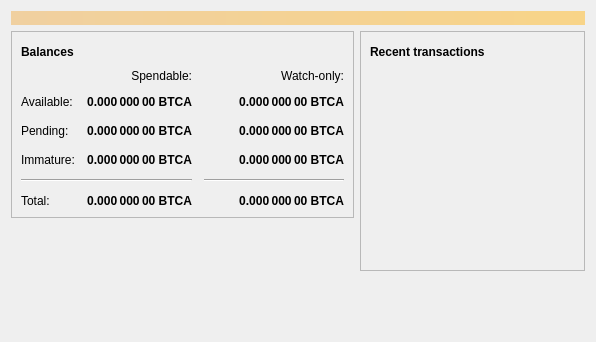
<?xml version="1.0" encoding="UTF-8"?>
<ui version="4.0">
 <class>OverviewPage</class>
 <widget class="QWidget" name="OverviewPage">
  <property name="geometry">
   <rect>
    <x>0</x>
    <y>0</y>
    <width>596</width>
    <height>342</height>
   </rect>
  </property>
  <property name="windowTitle">
   <string>Form</string>
  </property>
  <layout class="QVBoxLayout" name="topLayout">
   <item>
    <widget class="QLabel" name="labelAlerts">
     <property name="visible">
      <bool>false</bool>
     </property>
     <property name="styleSheet">
      <string notr="true">background-color: qlineargradient(x1: 0, y1: 0, x2: 1, y2: 0, stop:0 #F0D0A0, stop:1 #F8D488); color:#000000;</string>
     </property>
     <property name="wordWrap">
      <bool>true</bool>
     </property>
     <property name="margin">
      <number>3</number>
     </property>
    </widget>
   </item>
   <item>
    <layout class="QHBoxLayout" name="horizontalLayout" stretch="1,1">
     <item>
      <layout class="QVBoxLayout" name="verticalLayout_2">
       <item>
        <widget class="QFrame" name="frame">
         <property name="frameShape">
          <enum>QFrame::StyledPanel</enum>
         </property>
         <property name="frameShadow">
          <enum>QFrame::Raised</enum>
         </property>
         <layout class="QVBoxLayout" name="verticalLayout_4">
          <item>
           <layout class="QHBoxLayout" name="horizontalLayout_4">
            <item>
             <widget class="QLabel" name="label_5">
              <property name="font">
               <font>
                <weight>75</weight>
                <bold>true</bold>
               </font>
              </property>
              <property name="text">
               <string>Balances</string>
              </property>
             </widget>
            </item>
            <item>
             <widget class="QPushButton" name="labelWalletStatus">
              <property name="enabled">
               <bool>false</bool>
              </property>
              <property name="maximumSize">
               <size>
                <width>30</width>
                <height>16777215</height>
               </size>
              </property>
              <property name="toolTip">
               <string>The displayed information may be out of date. Your wallet automatically synchronizes with the Bitcoinagain network after a connection is established, but this process has not completed yet.</string>
              </property>
              <property name="text">
               <string/>
              </property>
              <property name="icon">
               <iconset resource="../bitcoinagain.qrc">
                <normaloff>:/icons/warning</normaloff>
                <disabledoff>:/icons/warning</disabledoff>:/icons/warning</iconset>
              </property>
              <property name="iconSize">
               <size>
                <width>24</width>
                <height>24</height>
               </size>
              </property>
              <property name="flat">
               <bool>true</bool>
              </property>
             </widget>
            </item>
            <item>
             <spacer name="horizontalSpacer_3">
              <property name="orientation">
               <enum>Qt::Horizontal</enum>
              </property>
              <property name="sizeHint" stdset="0">
               <size>
                <width>40</width>
                <height>20</height>
               </size>
              </property>
             </spacer>
            </item>
           </layout>
          </item>
          <item>
           <layout class="QGridLayout" name="gridLayout">
            <property name="spacing">
             <number>12</number>
            </property>
            <item row="2" column="2">
             <widget class="QLabel" name="labelWatchPending">
              <property name="font">
               <font>
                <weight>75</weight>
                <bold>true</bold>
               </font>
              </property>
              <property name="cursor">
               <cursorShape>IBeamCursor</cursorShape>
              </property>
              <property name="toolTip">
               <string>Unconfirmed transactions to watch-only addresses</string>
              </property>
              <property name="text">
               <string notr="true">0.000 000 00 BTCA</string>
              </property>
              <property name="alignment">
               <set>Qt::AlignRight|Qt::AlignTrailing|Qt::AlignVCenter</set>
              </property>
              <property name="textInteractionFlags">
               <set>Qt::LinksAccessibleByMouse|Qt::TextSelectableByKeyboard|Qt::TextSelectableByMouse</set>
              </property>
             </widget>
            </item>
            <item row="2" column="1">
             <widget class="QLabel" name="labelUnconfirmed">
              <property name="font">
               <font>
                <weight>75</weight>
                <bold>true</bold>
               </font>
              </property>
              <property name="cursor">
               <cursorShape>IBeamCursor</cursorShape>
              </property>
              <property name="toolTip">
               <string>Total of transactions that have yet to be confirmed, and do not yet count toward the spendable balance</string>
              </property>
              <property name="text">
               <string notr="true">0.000 000 00 BTCA</string>
              </property>
              <property name="alignment">
               <set>Qt::AlignRight|Qt::AlignTrailing|Qt::AlignVCenter</set>
              </property>
              <property name="textInteractionFlags">
               <set>Qt::LinksAccessibleByMouse|Qt::TextSelectableByKeyboard|Qt::TextSelectableByMouse</set>
              </property>
             </widget>
            </item>
            <item row="3" column="2">
             <widget class="QLabel" name="labelWatchImmature">
              <property name="font">
               <font>
                <weight>75</weight>
                <bold>true</bold>
               </font>
              </property>
              <property name="cursor">
               <cursorShape>IBeamCursor</cursorShape>
              </property>
              <property name="toolTip">
               <string>Mined balance in watch-only addresses that has not yet matured</string>
              </property>
              <property name="text">
               <string notr="true">0.000 000 00 BTCA</string>
              </property>
              <property name="alignment">
               <set>Qt::AlignRight|Qt::AlignTrailing|Qt::AlignVCenter</set>
              </property>
              <property name="textInteractionFlags">
               <set>Qt::LinksAccessibleByMouse|Qt::TextSelectableByKeyboard|Qt::TextSelectableByMouse</set>
              </property>
             </widget>
            </item>
            <item row="4" column="0" colspan="2">
             <widget class="Line" name="line">
              <property name="orientation">
               <enum>Qt::Horizontal</enum>
              </property>
             </widget>
            </item>
            <item row="4" column="2">
             <widget class="Line" name="lineWatchBalance">
              <property name="sizePolicy">
               <sizepolicy hsizetype="Preferred" vsizetype="Fixed">
                <horstretch>0</horstretch>
                <verstretch>0</verstretch>
               </sizepolicy>
              </property>
              <property name="minimumSize">
               <size>
                <width>140</width>
                <height>0</height>
               </size>
              </property>
              <property name="orientation">
               <enum>Qt::Horizontal</enum>
              </property>
             </widget>
            </item>
            <item row="5" column="0">
             <widget class="QLabel" name="labelTotalText">
              <property name="text">
               <string>Total:</string>
              </property>
             </widget>
            </item>
            <item row="3" column="1">
             <widget class="QLabel" name="labelImmature">
              <property name="font">
               <font>
                <weight>75</weight>
                <bold>true</bold>
               </font>
              </property>
              <property name="cursor">
               <cursorShape>IBeamCursor</cursorShape>
              </property>
              <property name="toolTip">
               <string>Mined balance that has not yet matured</string>
              </property>
              <property name="text">
               <string notr="true">0.000 000 00 BTCA</string>
              </property>
              <property name="alignment">
               <set>Qt::AlignRight|Qt::AlignTrailing|Qt::AlignVCenter</set>
              </property>
              <property name="textInteractionFlags">
               <set>Qt::LinksAccessibleByMouse|Qt::TextSelectableByKeyboard|Qt::TextSelectableByMouse</set>
              </property>
             </widget>
            </item>
            <item row="2" column="3">
             <spacer name="horizontalSpacer_2">
              <property name="orientation">
               <enum>Qt::Horizontal</enum>
              </property>
              <property name="sizeHint" stdset="0">
               <size>
                <width>40</width>
                <height>20</height>
               </size>
              </property>
             </spacer>
            </item>
            <item row="3" column="0">
             <widget class="QLabel" name="labelImmatureText">
              <property name="text">
               <string>Immature:</string>
              </property>
             </widget>
            </item>
            <item row="5" column="1">
             <widget class="QLabel" name="labelTotal">
              <property name="font">
               <font>
                <weight>75</weight>
                <bold>true</bold>
               </font>
              </property>
              <property name="cursor">
               <cursorShape>IBeamCursor</cursorShape>
              </property>
              <property name="toolTip">
               <string>Your current total balance</string>
              </property>
              <property name="text">
               <string notr="true">0.000 000 00 BTCA</string>
              </property>
              <property name="alignment">
               <set>Qt::AlignRight|Qt::AlignTrailing|Qt::AlignVCenter</set>
              </property>
              <property name="textInteractionFlags">
               <set>Qt::LinksAccessibleByMouse|Qt::TextSelectableByKeyboard|Qt::TextSelectableByMouse</set>
              </property>
             </widget>
            </item>
            <item row="5" column="2">
             <widget class="QLabel" name="labelWatchTotal">
              <property name="font">
               <font>
                <weight>75</weight>
                <bold>true</bold>
               </font>
              </property>
              <property name="cursor">
               <cursorShape>IBeamCursor</cursorShape>
              </property>
              <property name="toolTip">
               <string>Current total balance in watch-only addresses</string>
              </property>
              <property name="text">
               <string notr="true">0.000 000 00 BTCA</string>
              </property>
              <property name="alignment">
               <set>Qt::AlignRight|Qt::AlignTrailing|Qt::AlignVCenter</set>
              </property>
              <property name="textInteractionFlags">
               <set>Qt::LinksAccessibleByMouse|Qt::TextSelectableByKeyboard|Qt::TextSelectableByMouse</set>
              </property>
             </widget>
            </item>
            <item row="0" column="2">
             <widget class="QLabel" name="labelWatchonly">
              <property name="text">
               <string>Watch-only:</string>
              </property>
              <property name="alignment">
               <set>Qt::AlignRight|Qt::AlignTrailing|Qt::AlignVCenter</set>
              </property>
             </widget>
            </item>
            <item row="1" column="0">
             <widget class="QLabel" name="labelBalanceText">
              <property name="text">
               <string>Available:</string>
              </property>
             </widget>
            </item>
            <item row="1" column="1">
             <widget class="QLabel" name="labelBalance">
              <property name="font">
               <font>
                <weight>75</weight>
                <bold>true</bold>
               </font>
              </property>
              <property name="cursor">
               <cursorShape>IBeamCursor</cursorShape>
              </property>
              <property name="toolTip">
               <string>Your current spendable balance</string>
              </property>
              <property name="text">
               <string notr="true">0.000 000 00 BTCA</string>
              </property>
              <property name="alignment">
               <set>Qt::AlignRight|Qt::AlignTrailing|Qt::AlignVCenter</set>
              </property>
              <property name="textInteractionFlags">
               <set>Qt::LinksAccessibleByMouse|Qt::TextSelectableByKeyboard|Qt::TextSelectableByMouse</set>
              </property>
             </widget>
            </item>
            <item row="1" column="2">
             <widget class="QLabel" name="labelWatchAvailable">
              <property name="font">
               <font>
                <weight>75</weight>
                <bold>true</bold>
               </font>
              </property>
              <property name="cursor">
               <cursorShape>IBeamCursor</cursorShape>
              </property>
              <property name="toolTip">
               <string>Your current balance in watch-only addresses</string>
              </property>
              <property name="text">
               <string notr="true">0.000 000 00 BTCA</string>
              </property>
              <property name="alignment">
               <set>Qt::AlignRight|Qt::AlignTrailing|Qt::AlignVCenter</set>
              </property>
              <property name="textInteractionFlags">
               <set>Qt::LinksAccessibleByMouse|Qt::TextSelectableByKeyboard|Qt::TextSelectableByMouse</set>
              </property>
             </widget>
            </item>
            <item row="2" column="0">
             <widget class="QLabel" name="labelPendingText">
              <property name="text">
               <string>Pending:</string>
              </property>
             </widget>
            </item>
            <item row="0" column="1">
             <widget class="QLabel" name="labelSpendable">
              <property name="text">
               <string>Spendable:</string>
              </property>
              <property name="alignment">
               <set>Qt::AlignRight|Qt::AlignTrailing|Qt::AlignVCenter</set>
              </property>
             </widget>
            </item>
           </layout>
          </item>
         </layout>
        </widget>
       </item>
       <item>
        <spacer name="verticalSpacer">
         <property name="orientation">
          <enum>Qt::Vertical</enum>
         </property>
         <property name="sizeHint" stdset="0">
          <size>
           <width>20</width>
           <height>40</height>
          </size>
         </property>
        </spacer>
       </item>
      </layout>
     </item>
     <item>
      <layout class="QVBoxLayout" name="verticalLayout_3">
       <item>
        <widget class="QFrame" name="frame_2">
         <property name="frameShape">
          <enum>QFrame::StyledPanel</enum>
         </property>
         <property name="frameShadow">
          <enum>QFrame::Raised</enum>
         </property>
         <layout class="QVBoxLayout" name="verticalLayout">
          <item>
           <layout class="QHBoxLayout" name="horizontalLayout_2">
            <item>
             <widget class="QLabel" name="label_4">
              <property name="font">
               <font>
                <weight>75</weight>
                <bold>true</bold>
               </font>
              </property>
              <property name="text">
               <string>Recent transactions</string>
              </property>
             </widget>
            </item>
            <item>
             <widget class="QPushButton" name="labelTransactionsStatus">
              <property name="enabled">
               <bool>false</bool>
              </property>
              <property name="maximumSize">
               <size>
                <width>30</width>
                <height>16777215</height>
               </size>
              </property>
              <property name="toolTip">
               <string>The displayed information may be out of date. Your wallet automatically synchronizes with the Bitcoinagain network after a connection is established, but this process has not completed yet.</string>
              </property>
              <property name="text">
               <string/>
              </property>
              <property name="icon">
               <iconset resource="../bitcoinagain.qrc">
                <normaloff>:/icons/warning</normaloff>
                <disabledoff>:/icons/warning</disabledoff>:/icons/warning</iconset>
              </property>
              <property name="iconSize">
               <size>
                <width>24</width>
                <height>24</height>
               </size>
              </property>
              <property name="flat">
               <bool>true</bool>
              </property>
             </widget>
            </item>
            <item>
             <spacer name="horizontalSpacer">
              <property name="orientation">
               <enum>Qt::Horizontal</enum>
              </property>
              <property name="sizeHint" stdset="0">
               <size>
                <width>40</width>
                <height>20</height>
               </size>
              </property>
             </spacer>
            </item>
           </layout>
          </item>
          <item>
           <widget class="QListView" name="listTransactions">
            <property name="styleSheet">
             <string notr="true">QListView { background: transparent; }</string>
            </property>
            <property name="frameShape">
             <enum>QFrame::NoFrame</enum>
            </property>
            <property name="verticalScrollBarPolicy">
             <enum>Qt::ScrollBarAlwaysOff</enum>
            </property>
            <property name="horizontalScrollBarPolicy">
             <enum>Qt::ScrollBarAlwaysOff</enum>
            </property>
            <property name="selectionMode">
             <enum>QAbstractItemView::NoSelection</enum>
            </property>
           </widget>
          </item>
         </layout>
        </widget>
       </item>
       <item>
        <spacer name="verticalSpacer_2">
         <property name="orientation">
          <enum>Qt::Vertical</enum>
         </property>
         <property name="sizeHint" stdset="0">
          <size>
           <width>20</width>
           <height>40</height>
          </size>
         </property>
        </spacer>
       </item>
      </layout>
     </item>
    </layout>
   </item>
  </layout>
 </widget>
 <resources/>
 <connections/>
</ui>
